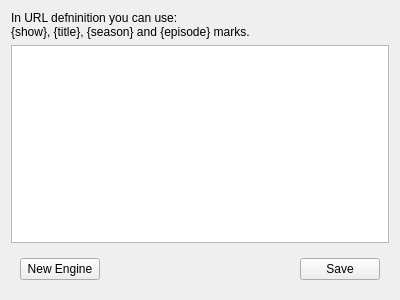
<?xml version="1.0" encoding="UTF-8"?>
<ui version="4.0">
 <class>SettingsTabSEngines</class>
 <widget class="QWidget" name="SettingsTabSEngines">
  <property name="geometry">
   <rect>
    <x>0</x>
    <y>0</y>
    <width>400</width>
    <height>300</height>
   </rect>
  </property>
  <property name="windowTitle">
   <string>Search Engine Config</string>
  </property>
  <layout class="QVBoxLayout" name="verticalLayout">
   <item>
    <widget class="QLabel" name="label">
     <property name="text">
      <string>In URL defninition you can use:
{show}, {title}, {season} and {episode} marks.</string>
     </property>
    </widget>
   </item>
   <item>
    <widget class="QTableView" name="searchEnginesTable">
     <property name="horizontalScrollBarPolicy">
      <enum>Qt::ScrollBarAlwaysOff</enum>
     </property>
     <property name="showDropIndicator" stdset="0">
      <bool>false</bool>
     </property>
     <property name="dragDropOverwriteMode">
      <bool>true</bool>
     </property>
     <property name="selectionMode">
      <enum>QAbstractItemView::SingleSelection</enum>
     </property>
     <attribute name="horizontalHeaderStretchLastSection">
      <bool>true</bool>
     </attribute>
     <attribute name="verticalHeaderVisible">
      <bool>false</bool>
     </attribute>
    </widget>
   </item>
   <item>
    <widget class="QWidget" name="widget" native="true">
     <layout class="QHBoxLayout" name="horizontalLayout">
      <item>
       <widget class="QPushButton" name="newEngineButton">
        <property name="text">
         <string>New Engine</string>
        </property>
       </widget>
      </item>
      <item>
       <spacer name="horizontalSpacer">
        <property name="orientation">
         <enum>Qt::Horizontal</enum>
        </property>
        <property name="sizeHint" stdset="0">
         <size>
          <width>215</width>
          <height>20</height>
         </size>
        </property>
       </spacer>
      </item>
      <item>
       <widget class="QPushButton" name="saveButton">
        <property name="text">
         <string>Save</string>
        </property>
       </widget>
      </item>
     </layout>
    </widget>
   </item>
  </layout>
 </widget>
 <resources/>
 <connections/>
</ui>
